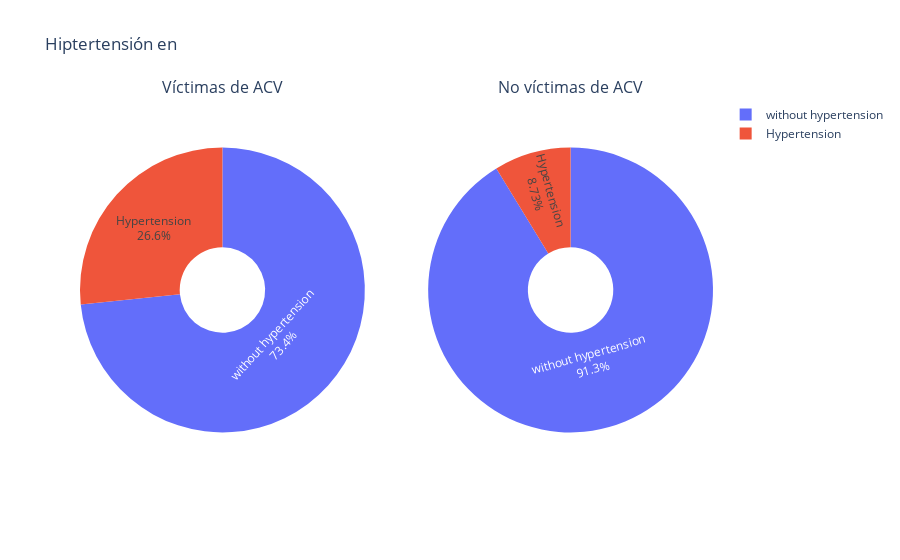

Notebook code for this chart:
### Markdown cell above
##### La hipertensión

### Code cell
fig = make_subplots(
    rows=1, cols=2,
    specs=[[{"type": "domain"}, {"type": "domain"}]],
    subplot_titles=("Víctimas de ACV",
                    "No víctimas de ACV")
)

group_hypertension = df_stroke.groupby(['hypertension'])['stroke'].count().reset_index()
group_hypertension['hypertension'] = np.where(group_hypertension['hypertension'] == 1, 'Hypertension', 'without hypertension')
fig.add_trace(go.Pie(values=group_hypertension['stroke'], labels=group_hypertension['hypertension'], hole=.3, textinfo='label+percent'),
              row=1, col=1)

group_hypertension = df_stroke_NO.groupby(['hypertension'])['stroke'].count().reset_index()
group_hypertension['hypertension'] = np.where(group_hypertension['hypertension'] == 1, 'Hypertension', 'without hypertension')
fig.add_trace(go.Pie(values=group_hypertension['stroke'], labels=group_hypertension['hypertension'], hole=.3, textinfo='label+percent'),
              row=1, col=2)

fig.update_layout(title='Hiptertensión en', height=500)

fig.show()

### Figure 1 — Plotly figure (JSON) as saved in the notebook; plotly's stock layout.template omitted (floating-point values rounded to 4 significant figures)
{"data": [{"domain": {"x": [0, 0.45], "y": [0, 1]}, "hole": 0.3, "labels": ["without hypertension", "Hypertension"], "textinfo": "label+percent", "type": "pie", "values": [182, 66]}, {"domain": {"x": [0.55, 1], "y": [0, 1]}, "hole": 0.3, "labels": ["without hypertension", "Hypertension"], "textinfo": "label+percent", "type": "pie", "values": [4320, 413]}], "layout": {"annotations": [{"font": {"size": 16}, "showarrow": false, "text": "Víctimas de ACV", "x": 0.225, "xanchor": "center", "xref": "paper", "y": 1, "yanchor": "bottom", "yref": "paper"}, {"font": {"size": 16}, "showarrow": false, "text": "No víctimas de ACV", "x": 0.775, "xanchor": "center", "xref": "paper", "y": 1, "yanchor": "bottom", "yref": "paper"}], "autosize": true, "title": {"text": "Hiptertensión en"}}}
